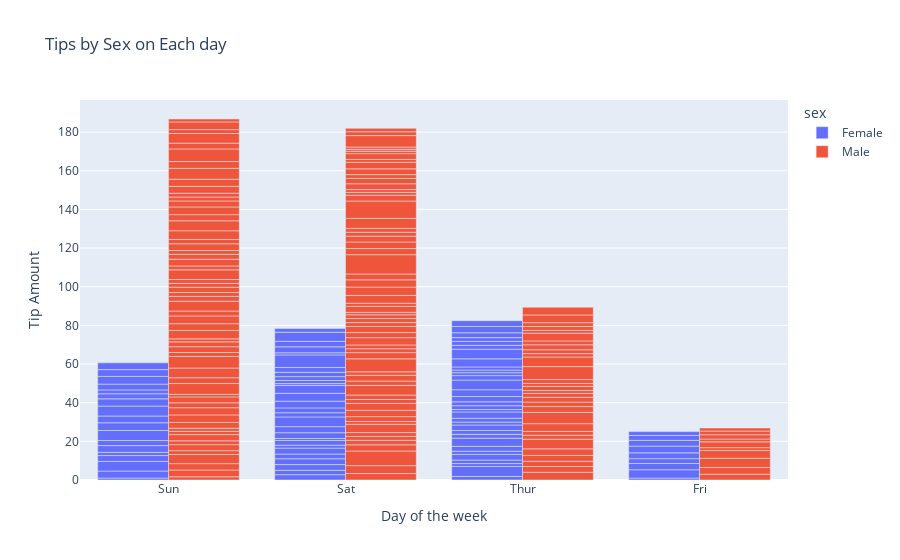

Notebook cell for this chart:
### Code cell
#Grouped Gaph
px.bar(data_tips, x = 'day', y ='tip',
      color = 'sex',
      title = 'Tips by Sex on Each day',
      labels = {'tip':'Tip Amount', 'day':'Day of the week'},
      barmode = 'group')

### Figure 1 — Plotly figure (JSON) as saved in the notebook; plotly's stock layout.template omitted (floating-point values rounded to 4 significant figures; data arrays with more than 128 entries replaced by an {"elided": "..."} marker saying what was removed)
{"data": [{"alignmentgroup": "True", "hovertemplate": "sex=Female<br>Day of the week=%{x}<br>Tip Amount=%{y}<extra></extra>", "legendgroup": "Female", "marker": {"color": "#636efa", "pattern": {"shape": ""}}, "name": "Female", "offsetgroup": "Female", "orientation": "v", "showlegend": true, "textposition": "auto", "type": "bar", "x": ["Sun", "Sun", "Sun", "Sun", "Sun", "Sun", "Sat", "Sat", "Sat", "Sat", "Sat", "Sat", "Sun", "Sun", "Sat", "Sat", "Sat", "Sat", "Sat", "Sat", "Sat", "Thur", "Thur", "Fri", "Fri", "Fri", "Fri", "Fri", "Sat", "Sat", "Sat", "Sat", "Sat", "Sun", "Sun", "Thur", "Thur", "Thur", "Thur", "Thur", "Thur", "Thur", "Thur", "Thur", "Thur", "Thur", "Thur", "Thur", "Thur", "Thur", "Thur", "Thur", "Thur", "Thur", "Thur", "Thur", "Thur", "Sun", "Sun", "Sun", "Sun", "Sun", "Sat", "Sat", "Sun", "Sun", "Sun", "Thur", "Thur", "Thur", "Thur", "Thur", "Thur", "Thur", "Sat", "Sat", "Sat", "Sat", "Sat", "Fri", "Fri", "Fri", "Fri", "Sat", "Sat", "Sat", "Thur"], "xaxis": "x", "y": [1.01, 3.61, 5, 3.02, 1.67, 3.5, 2.75, 2.23, 3, 3, 2.45, 3.07, 2.6, 5.2, 1.5, 2.47, 1, 3, 3.14, 5, 2.2, 1.83, 5.17, 1, 4.3, 3.25, 2.5, 3, 2.5, 3.48, 4.08, 4, 1, 4, 3.5, 1.5, 1.8, 2.92, 1.68, 2.52, 4.2, 2, 2, 2.83, 1.5, 2, 3.25, 1.25, 2, 2, 2.75, 3.5, 5, 2.3, 1.5, 1.36, 1.63, 5.14, 3.75, 2.61, 2, 3, 1.61, 2, 4, 3.5, 3.5, 4.19, 5, 2, 2.01, 2, 2.5, 3.23, 2.23, 2.5, 6.5, 1.1, 3.09, 3.48, 3, 2.5, 2, 2.88, 4.67, 2, 3], "yaxis": "y"}, {"alignmentgroup": "True", "hovertemplate": "sex=Male<br>Day of the week=%{x}<br>Tip Amount=%{y}<extra></extra>", "legendgroup": "Male", "marker": {"color": "#EF553B", "pattern": {"shape": ""}}, "name": "Male", "offsetgroup": "Male", "orientation": "v", "showlegend": true, "textposition": "auto", "type": "bar", "x": {"elided": "157 str values"}, "xaxis": "x", "y": {"elided": "157 float values"}, "yaxis": "y"}], "layout": {"barmode": "group", "legend": {"title": {"text": "sex"}, "tracegroupgap": 0}, "title": {"text": "Tips by Sex on Each day"}, "xaxis": {"anchor": "y", "domain": [0, 1], "title": {"text": "Day of the week"}}, "yaxis": {"anchor": "x", "domain": [0, 1], "title": {"text": "Tip Amount"}}}}
